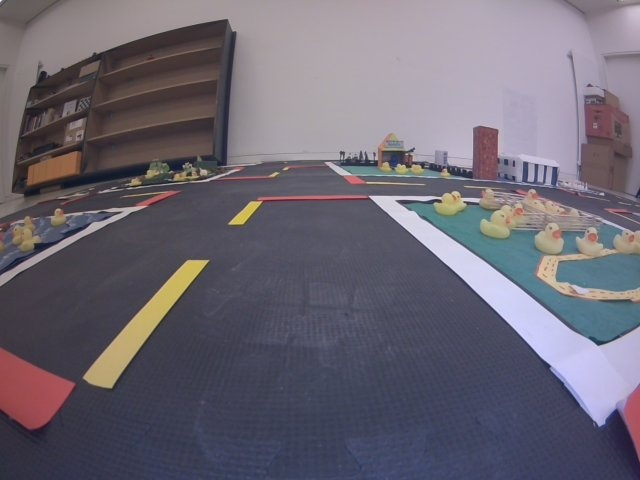
#> input picture lane detection test images/frame.jpg, 640 x 480 px
$ python stop_line_detection.py
#> lines starting #> are read from the running program, lines starting #| are printed output that depends on the picture; after the words box and inside, x2 and y2 are one past the last pixel; in counts of white or black regions, pixels touching at a corner belong together
import cv2
import numpy as np
import matplotlib.pyplot as plt


img = cv2.imread("lane detection test images/frame.jpg")
#> img is the input picture: shape (480, 640, 3); mean B, G, R 114.7, 102.7, 107.8

gray = cv2.cvtColor(img, cv2.COLOR_BGR2GRAY)
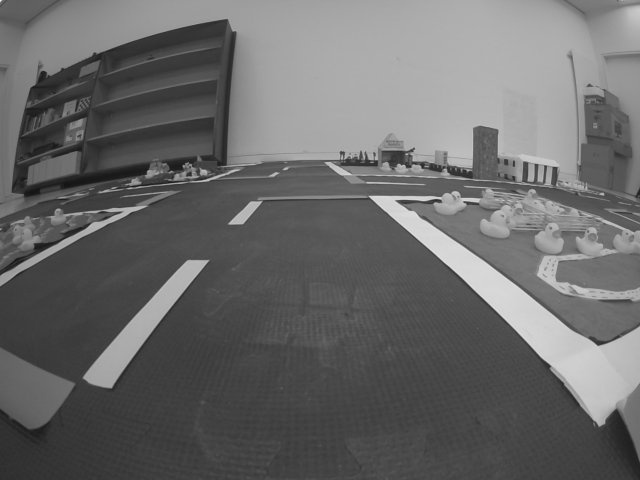
#> gray: shape (480, 640); min 16, max 241, mean 105.6
cv2.imshow('red', gray)
cv2.waitKey(3000)
cv2.imwrite('a/gray.jpg',gray)

# [32 lines of commented-out code are left out]


border, binary = cv2.threshold(gray, 30,110,cv2.THRESH_BINARY)
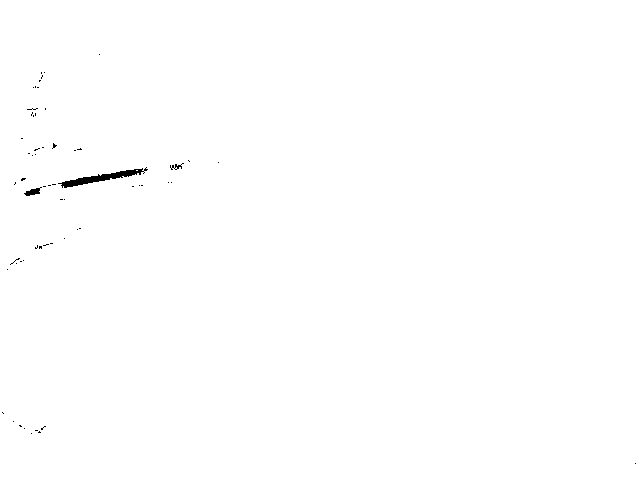
#> binary: shape (480, 640); values 0 (black) and 110 (white), 99.7% white; 60 black regions (57 under 20 px), largest, box (x1, y1, x2, y2) and area: (58, 167, 148, 188) 508, (24, 187, 42, 196) 82, (170, 163, 184, 170) 39
cv2.imshow('red', binary)
cv2.waitKey(3000)

$ run again, with lane detection test images/test.jpg copied over lane detection test images/frame.jpg
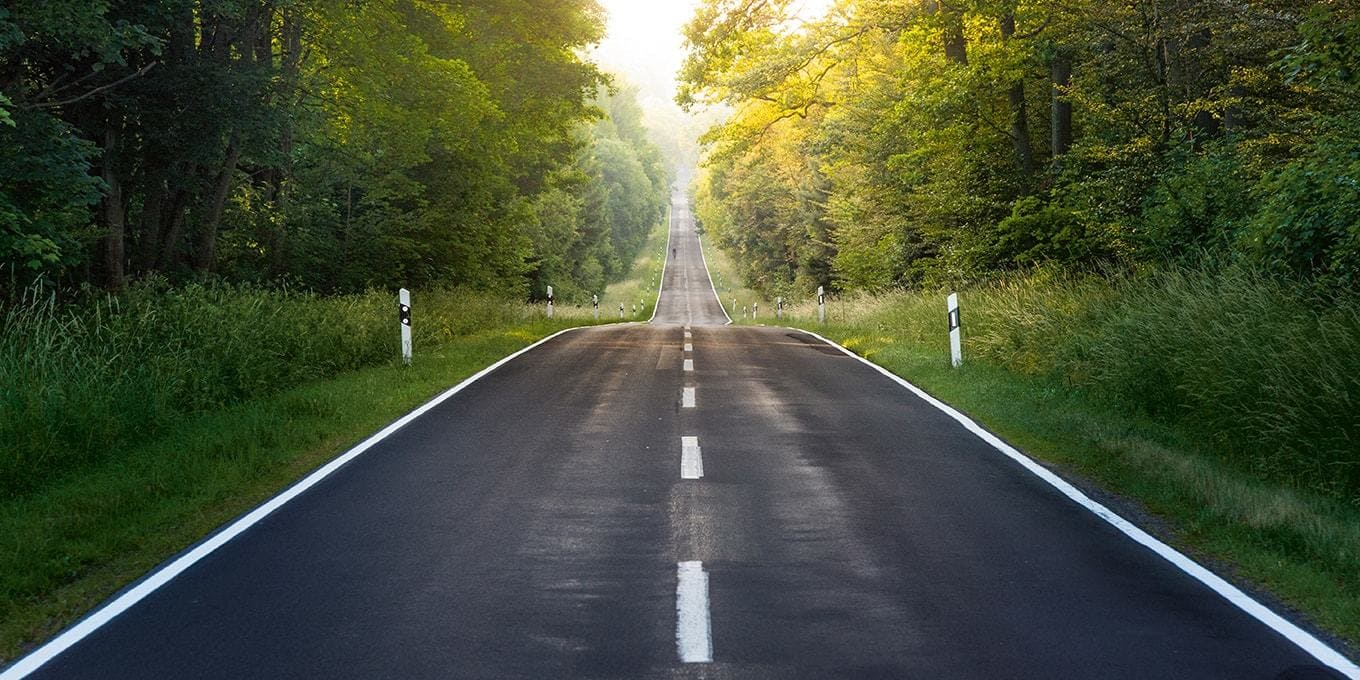
#> input picture lane detection test images/test.jpg, 1360 x 680 px
#> img is the input picture: shape (680, 1360, 3); mean B, G, R 55.3, 78.8, 70.7
#> `gray = cv2.cvtColor(img, cv2.COLOR_BGR2GRAY)`:
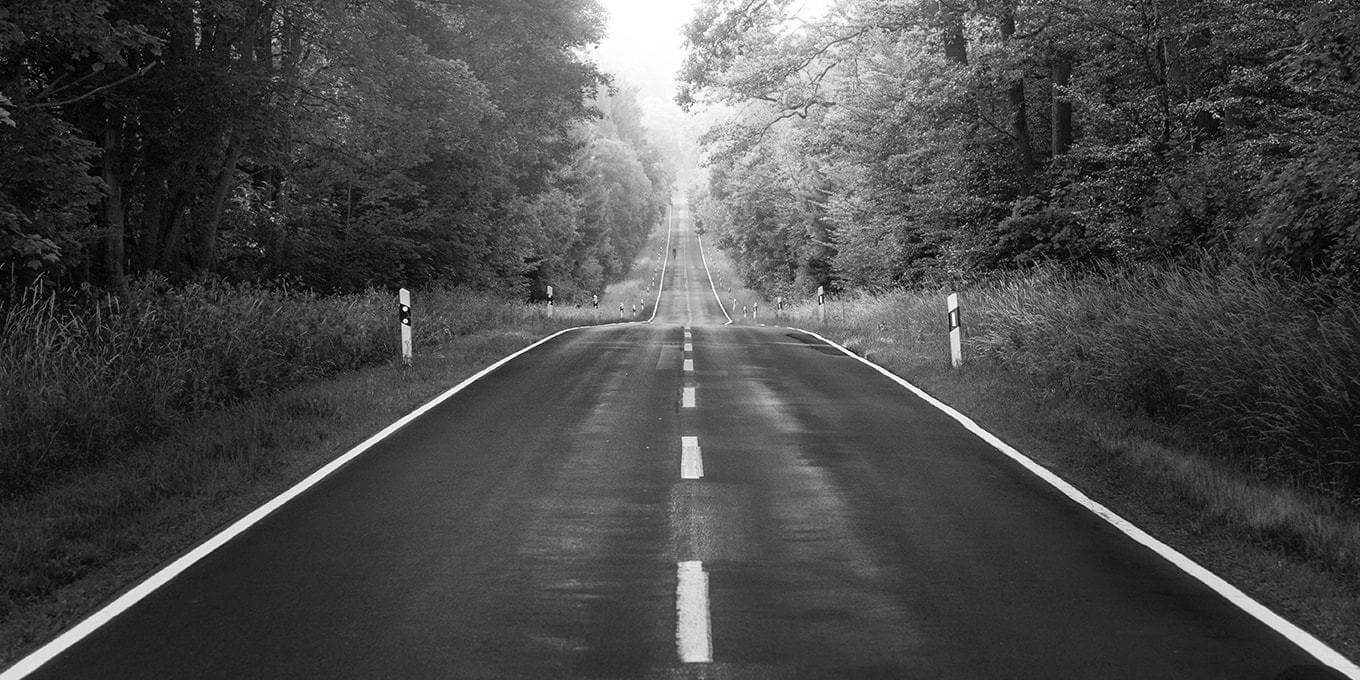
#> gray: shape (680, 1360); min 0, max 255, mean 73.7
#> `border, binary = cv2.threshold(gray, 30,110,cv2.THRESH_BINARY)`:
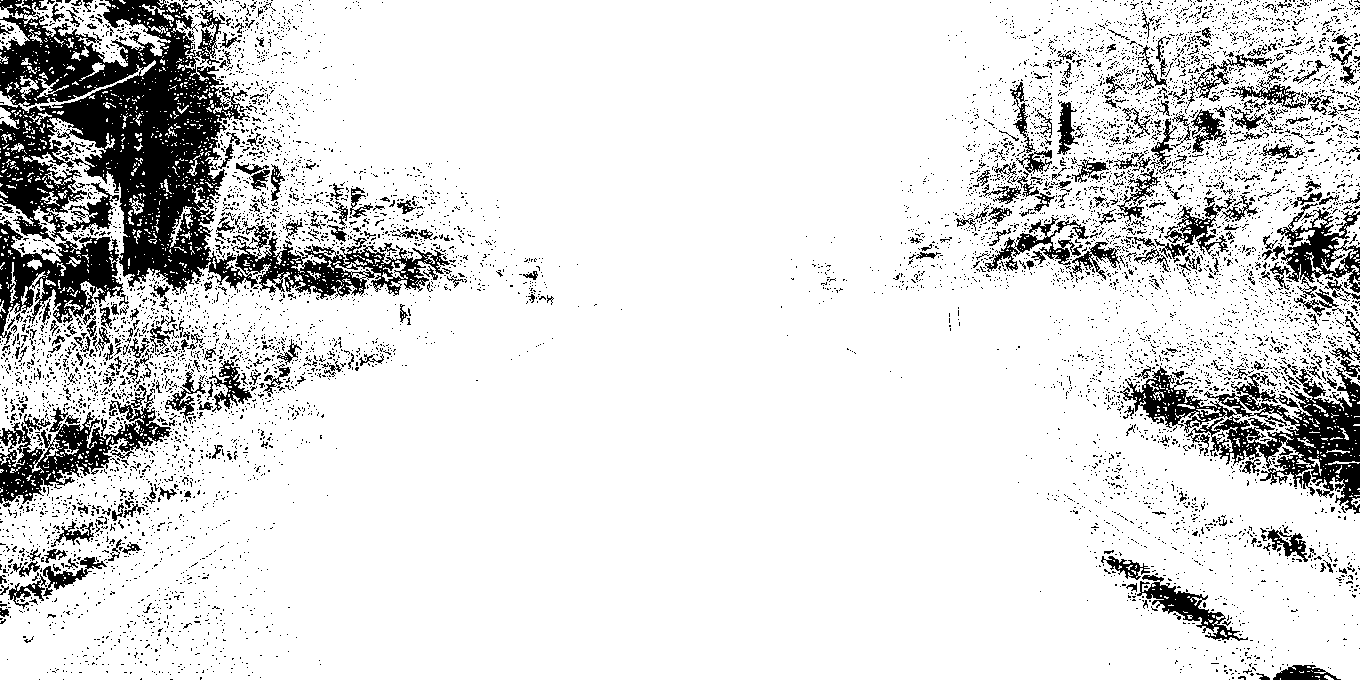
#> binary: shape (680, 1360); values 0 (black) and 110 (white), 86.2% white; 7848 black regions (7454 under 20 px), largest, box (x1, y1, x2, y2) and area: (0, 0, 450, 345) 49329, (1120, 366, 1360, 514) 11420, (0, 385, 172, 504) 6160

$ run again, with lane detection test images/test10.jpg copied over lane detection test images/frame.jpg
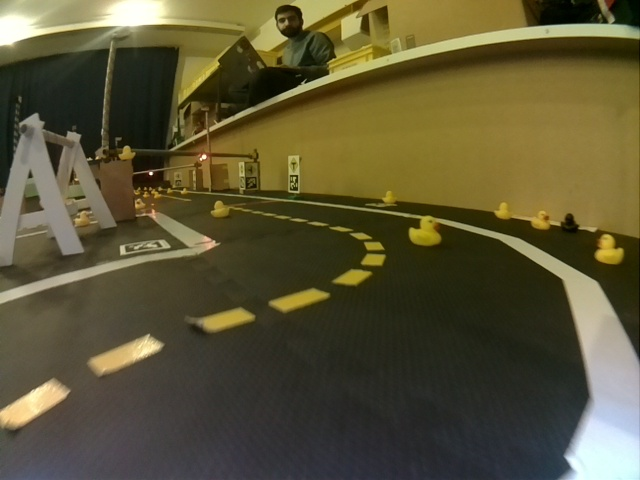
#> input picture lane detection test images/test10.jpg, 640 x 480 px
#> img is the input picture: shape (480, 640, 3); mean B, G, R 53.2, 84.3, 90.8
#> `gray = cv2.cvtColor(img, cv2.COLOR_BGR2GRAY)`:
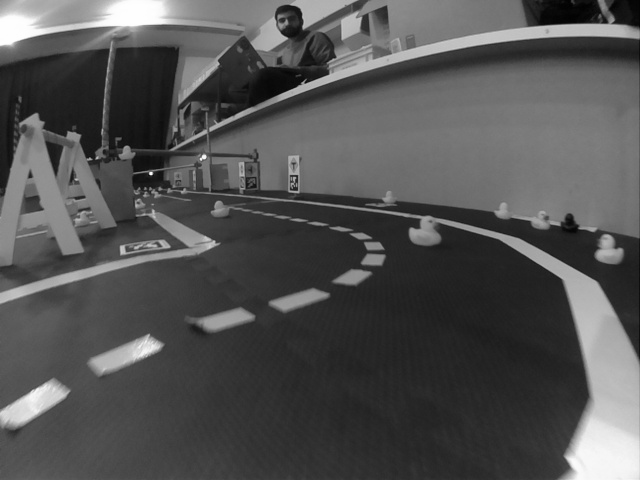
#> gray: shape (480, 640); min 1, max 254, mean 82.7
#> `border, binary = cv2.threshold(gray, 30,110,cv2.THRESH_BINARY)`:
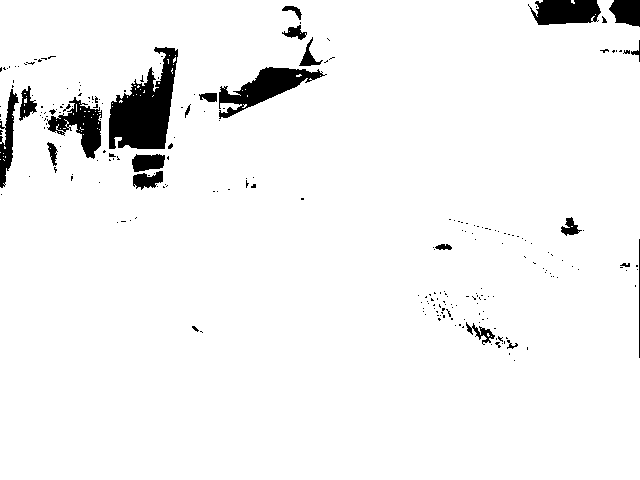
#> binary: shape (480, 640); values 0 (black) and 110 (white), 95.5% white; 239 black regions (211 under 20 px), largest, box (x1, y1, x2, y2) and area: (109, 47, 178, 149) 4035, (219, 67, 327, 119) 2072, (47, 97, 102, 159) 1442

$ run again, with lane detection test images/test11.jpg copied over lane detection test images/frame.jpg
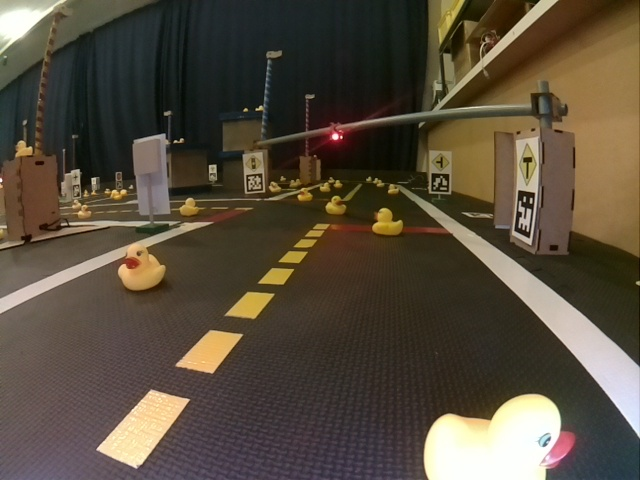
#> input picture lane detection test images/test11.jpg, 640 x 480 px
#> img is the input picture: shape (480, 640, 3); mean B, G, R 60.7, 76.3, 86.8
#> `gray = cv2.cvtColor(img, cv2.COLOR_BGR2GRAY)`:
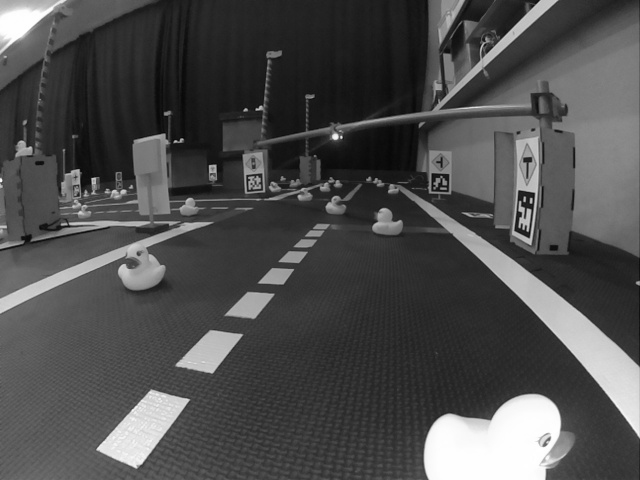
#> gray: shape (480, 640); min 4, max 255, mean 77.6
#> `border, binary = cv2.threshold(gray, 30,110,cv2.THRESH_BINARY)`:
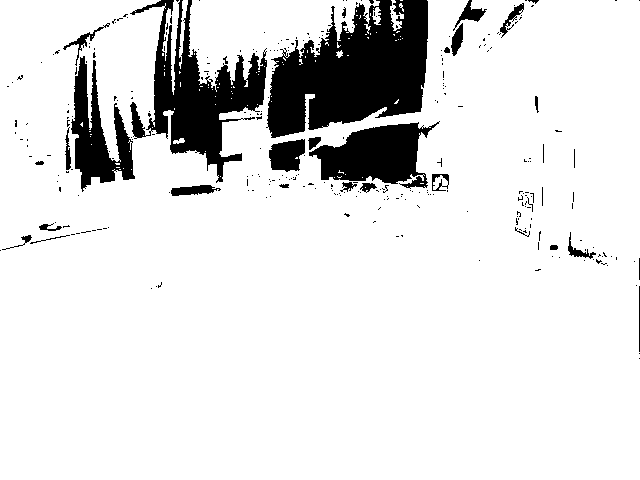
#> binary: shape (480, 640); values 0 (black) and 110 (white), 88% white; 299 black regions (270 under 20 px), largest, box (x1, y1, x2, y2) and area: (266, 0, 428, 138) 14556, (130, 0, 267, 183) 9038, (309, 121, 440, 189) 4981
